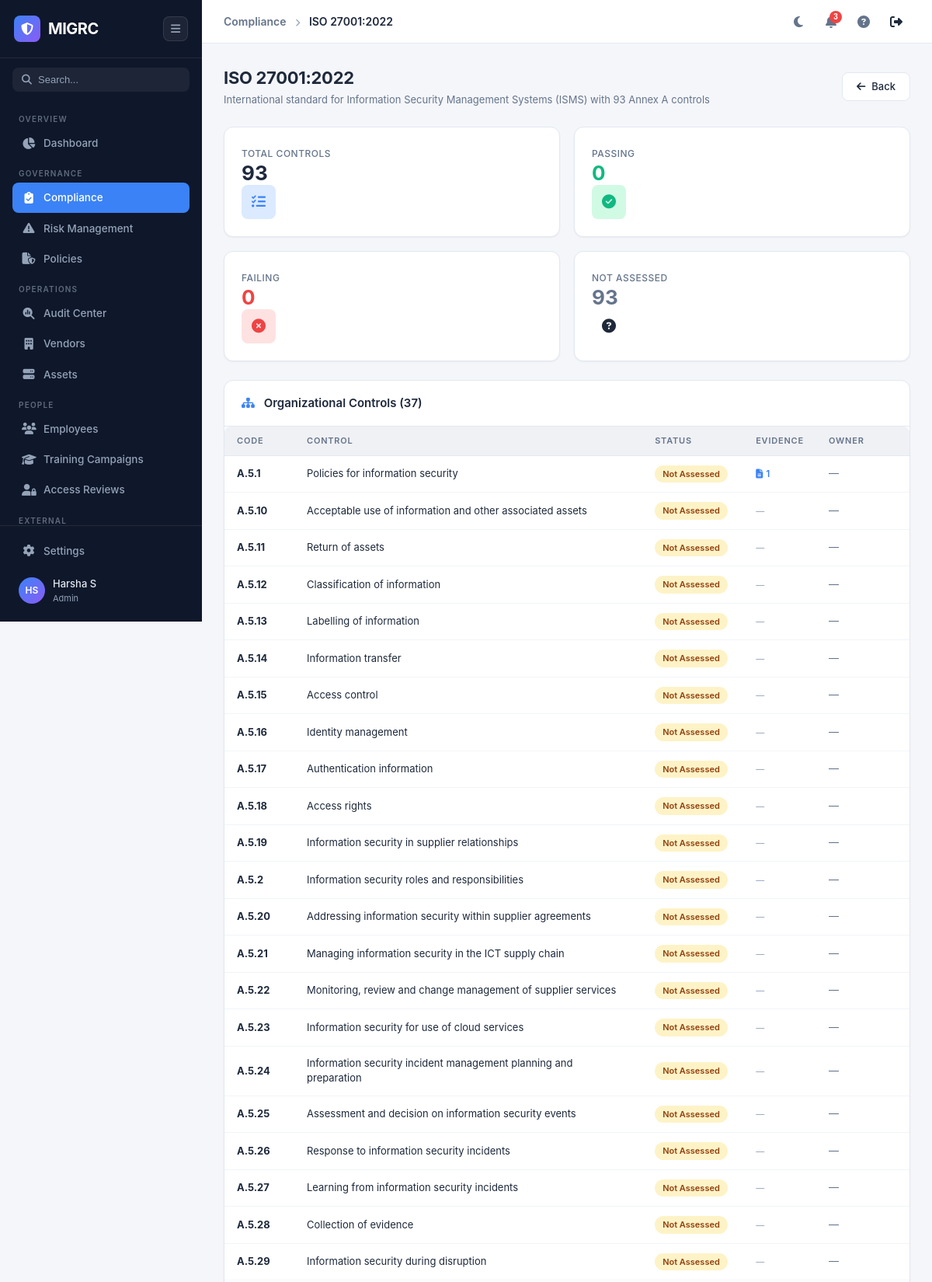
Screenshot of /compliance/1 (signed in, upper part) with the database file from the repository.
### app/models.py (models this page shows, shortened)
class User(UserMixin, db.Model):
    __tablename__ = 'users'
    id = db.Column(db.Integer, primary_key=True)
    email = db.Column(db.String(120), unique=True, nullable=False, index=True)
    password_hash = db.Column(db.String(256), nullable=False)
    name = db.Column(db.String(100), nullable=False)
    role = db.Column(db.String(30), nullable=False, default='Viewer')
    is_active_user = db.Column(db.Boolean, default=True)
    created_at = db.Column(db.DateTime, default=datetime.utcnow)
    last_login = db.Column(db.DateTime)
    @property
    def is_active(self):
        return self.is_active_user

class Framework(db.Model):
    __tablename__ = 'frameworks'
    id = db.Column(db.Integer, primary_key=True)
    name = db.Column(db.String(100), nullable=False)
    description = db.Column(db.Text)
    category = db.Column(db.String(50))
    icon = db.Column(db.String(50), default='globe')
    status = db.Column(db.String(30), default='In Progress')
    owner = db.Column(db.String(100))
    target_date = db.Column(db.Date)
    controls_detail = db.Column(db.String(200))
    created_at = db.Column(db.DateTime, default=datetime.utcnow)
    updated_at = db.Column(db.DateTime, default=datetime.utcnow, onupdate=datetime.utcnow)
    controls = db.relationship('Control', backref='framework', lazy='dynamic', cascade='all, delete-orphan')

class Control(db.Model):
    __tablename__ = 'controls'
    id = db.Column(db.Integer, primary_key=True)
    code = db.Column(db.String(20), nullable=False)
    title = db.Column(db.String(200), nullable=False)
    description = db.Column(db.Text)
    category = db.Column(db.String(100))
    framework_id = db.Column(db.Integer, db.ForeignKey('frameworks.id'), nullable=False)
    status = db.Column(db.String(30), default='Not Assessed')
    owner = db.Column(db.String(100))
    test_criteria = db.Column(db.Text)
    evidence_requirement = db.Column(db.Text)
    created_at = db.Column(db.DateTime, default=datetime.utcnow)
    updated_at = db.Column(db.DateTime, default=datetime.utcnow, onupdate=datetime.utcnow)
    evidence_mappings = db.relationship('EvidenceMapping', backref='control', lazy='dynamic', cascade='all, delete-orphan')

### app/routes/compliance.py (the view)
@compliance_bp.route('/compliance/<int:framework_id>')
@login_required
def framework_detail(framework_id):
    fw = Framework.query.get_or_404(framework_id)
    controls = Control.query.filter_by(framework_id=fw.id).order_by(Control.code).all()
    categories = {}
    for c in controls:
        cat = c.category or 'Uncategorized'
        if cat not in categories:
            categories[cat] = []
        categories[cat].append(c)
    evidence_counts = {}
    for c in controls:
        evidence_counts[c.id] = c.evidence_mappings.count()
    return render_template('compliance_detail.html', page='compliance',
        framework=fw, controls=controls, categories=categories,
        evidence_counts=evidence_counts)

### templates/compliance_detail.html (shortened to what this page needs)
{% extends "base.html" %}
{% block breadcrumb %}<a href="/compliance" style="color:var(--text-secondary);text-decoration:none;">Compliance</a> <i class="fas fa-chevron-right" style="font-size:10px;margin:0 8px;color:var(--text-muted);"></i> <span>{{ framework.name }}</span>{% endblock %}
{% block content %}
<div class="page-header">
    <div>
        <h1>{{ framework.name }}</h1>
        <p>{{ framework.description }}</p>
    </div>
    <div class="page-actions">
        <a href="/compliance" class="btn btn-secondary"><i class="fas fa-arrow-left"></i> Back</a>
    </div>
</div>
<div class="grid-4" style="margin-bottom:24px;">
    <div class="stat-card">
        <div class="stat-card-content">
            <div>
                <span class="stat-label">Total Controls</span>
                <div class="stat-value">{{ controls|length }}</div>
            </div>
            <div class="stat-icon blue"><i class="fas fa-list-check"></i></div>
        </div>
    </div>
    <div class="stat-card">
        <div class="stat-card-content">
            <div>
                <span class="stat-label">Passing</span>
                <div class="stat-value" style="color:var(--accent-success);">{{ controls|selectattr('status','equalto','Passing')|list|length }}</div>
            </div>
            <div class="stat-icon green"><i class="fas fa-check-circle"></i></div>
        </div>
    </div>
    <div class="stat-card">
        <div class="stat-card-content">
            <div>
                <span class="stat-label">Failing</span>
                <div class="stat-value" style="color:var(--accent-danger);">{{ controls|selectattr('status','equalto','Failing')|list|length }}</div>
            </div>
            <div class="stat-icon red"><i class="fas fa-times-circle"></i></div>
        </div>
    </div>
    <div class="stat-card">
        <div class="stat-card-content">
            <div>
                <span class="stat-label">Not Assessed</span>
                <div class="stat-value" style="color:var(--text-secondary);">{{ controls|selectattr('status','equalto','Not Assessed')|list|length }}</div>
            </div>
            <div class="stat-icon gray"><i class="fas fa-question-circle"></i></div>
        </div>
    </div>
</div>
{% for category, cat_controls in categories.items() %}
<div class="card" style="margin-bottom:20px;">
    <div class="card-header">
        <h3>
            {% if category == 'Organizational' %}<i class="fas fa-sitemap" style="margin-right:8px;color:var(--accent-primary);"></i>
            {% elif category == 'People' %}<i class="fas fa-users" style="margin-right:8px;color:var(--accent-warning);"></i>
            {% elif category == 'Physical' %}<i class="fas fa-building-shield" style="margin-right:8px;color:var(--accent-success);"></i>
            {% elif category == 'Technological' %}<i class="fas fa-microchip" style="margin-right:8px;color:var(--accent-danger);"></i>
            {% endif %}
            {{ category }} Controls ({{ cat_controls|length }})
        </h3>
    </div>
    <div class="card-body no-padding">
        <table>
            <thead>
                <tr>
                    <th style="width:90px;">Code</th>
                    <th>Control</th>
                    <th style="width:130px;">Status</th>
                    <th style="width:90px;">Evidence</th>
                    <th style="width:120px;">Owner</th>
                </tr>
            </thead>
            <tbody>
                {% for c in cat_controls %}
                <tr onclick="window.location='/compliance/{{ framework.id }}/control/{{ c.id }}'" style="cursor:pointer;" title="Click to view control details & upload evidence">
                    <td><strong>{{ c.code }}</strong></td>
                    <td>{{ c.title }}</td>
                    <td>
                        <span class="badge {% if c.status == 'Passing' %}badge-success{% elif c.status == 'Failing' %}badge-danger{% elif c.status == 'Not Applicable' %}badge-neutral{% else %}badge-warning{% endif %}">
                            {{ c.status }}
                        </span>
                    </td>
                    <td>
                        {% set count = evidence_counts.get(c.id, 0) %}
                        {% if count > 0 %}
                        <span style="display:inline-flex;align-items:center;gap:4px;font-size:12px;color:var(--accent-primary);font-weight:600;">
                            <i class="fas fa-file-lines"></i> {{ count }}
                        </span>
                        {% else %}
                        <span style="font-size:11px;color:var(--text-muted);">—</span>
                        {% endif %}
                    </td>
                    <td class="text-muted">{{ c.owner or '—' }}</td>
                </tr>
                {% endfor %}
            </tbody>
        </table>
    </div>
</div>
{% endfor %}
{% endblock %}

### templates/base.html (shortened to what this page needs)
<!DOCTYPE html>
<html lang="en" data-theme="light">
<head>
    <link rel="stylesheet" href="{{ url_for('static', filename='css/style.css') }}">
    <link rel="stylesheet" href="https://cdnjs.cloudflare.com/ajax/libs/font-awesome/6.5.1/css/all.min.css">
</head>
<body>
    <aside class="sidebar" id="sidebar">
        <div class="sidebar-header">
            <div class="logo">
                <div class="logo-icon"><i class="fas fa-shield-halved"></i></div>
                <span class="logo-text">MIGRC</span>
            </div>
            <button class="sidebar-toggle" id="sidebarToggle">
                <i class="fas fa-bars"></i>
            </button>
        </div>
        <div class="sidebar-search">
            <div class="search-box">
                <i class="fas fa-search"></i>
                <input type="text" placeholder="Search..." id="sidebarSearch">
            </div>
        </div>
        <nav class="sidebar-nav">
            <div class="nav-section">
                <span class="nav-section-title">Overview</span>
                <a href="/" class="nav-item {% if page == 'dashboard' %}active{% endif %}">
                    <i class="fas fa-chart-pie"></i>
                    <span>Dashboard</span>
                </a>
            </div>
            <div class="nav-section">
                <span class="nav-section-title">Governance</span>
                <a href="/compliance" class="nav-item {% if page == 'compliance' %}active{% endif %}">
                    <i class="fas fa-clipboard-check"></i>
                    <span>Compliance</span>
                </a>
                <a href="/risks" class="nav-item {% if page == 'risks' %}active{% endif %}">
                    <i class="fas fa-exclamation-triangle"></i>
                    <span>Risk Management</span>
                </a>
                <a href="/policies" class="nav-item {% if page == 'policies' %}active{% endif %}">
                    <i class="fas fa-file-shield"></i>
                    <span>Policies</span>
                </a>
            </div>
            <div class="nav-section">
                <span class="nav-section-title">Operations</span>
                <a href="/audits" class="nav-item {% if page == 'audits' %}active{% endif %}">
                    <i class="fas fa-magnifying-glass-chart"></i>
                    <span>Audit Center</span>
                </a>
                <a href="/vendors" class="nav-item {% if page == 'vendors' %}active{% endif %}">
                    <i class="fas fa-building"></i>
                    <span>Vendors</span>
                </a>
                <a href="/assets" class="nav-item {% if page == 'assets' %}active{% endif %}">
                    <i class="fas fa-server"></i>
                    <span>Assets</span>
                </a>
            </div>
            <div class="nav-section">
                <span class="nav-section-title">People</span>
                <a href="/people/employees" class="nav-item {% if page == 'employees' %}active{% endif %}">
                    <i class="fas fa-users"></i>
                    <span>Employees</span>
                </a>
                <a href="/people/training-campaigns" class="nav-item {% if page == 'training_campaigns' %}active{% endif %}">
                    <i class="fas fa-graduation-cap"></i>
                    <span>Training Campaigns</span>
                </a>
                <a href="/people/access-reviews" class="nav-item {% if page == 'access_reviews' %}active{% endif %}">
                    <i class="fas fa-user-lock"></i>
                    <span>Access Reviews</span>
                </a>
            </div>
            <div class="nav-section">
                <span class="nav-section-title">External</span>
            </div>
        </nav>
        <div class="sidebar-footer">
            <a href="/settings" class="nav-item {% if page == 'settings' %}active{% endif %}">
                <i class="fas fa-gear"></i>
                <span>Settings</span>
            </a>
            <div class="user-profile">
                <div class="avatar">{{ current_user.name.split()[0][0] }}{{ current_user.name.split()[-1][0] if ' ' in current_user.name else '' }}</div>
                <div class="user-info">
                    <span class="user-name">{{ current_user.name }}</span>
                    <span class="user-role">{{ current_user.role }}</span>
                </div>
            </div>
        </div>
    </aside>
    <main class="main-content" id="mainContent">
        <header class="topbar">
            <div class="topbar-left">
                <div class="breadcrumb">
                    {% block breadcrumb %}{% endblock %}
                </div>
            </div>
            <div class="topbar-right">
                <button class="topbar-btn" id="themeToggle" title="Toggle theme">
                    <i class="fas fa-moon"></i>
                </button>
                <button class="topbar-btn" title="Notifications">
                    <span class="notification-badge">3</span>
                </button>
                <button class="topbar-btn" title="Help">
                    <i class="fas fa-question-circle"></i>
                </button>
                <a href="/logout" class="topbar-btn" title="Logout" style="text-decoration:none;color:inherit;">
                    <i class="fas fa-right-from-bracket"></i>
                </a>
            </div>
        </header>
        <div class="page-content">
            {% block content %}{% endblock %}
        </div>
    </main>
</body>
</html>

### rows the page displays
User: name "H", name "S", name "Harsha S", role "Admin"
Framework: name "ISO 27001:2022", description "International standard for Information Security Management Systems (ISMS) with 93 Annex A controls"
Control: category "Organizational", cat_controls "37", code "A.5.1", title "Policies for information security", status "Not Assessed", count "1", owner "—"
Control: code "A.5.10", title "Acceptable use of information and other associated assets", status "Not Assessed", owner "—"
Control: code "A.5.11", title "Return of assets", status "Not Assessed", owner "—"
Control: code "A.5.12", title "Classification of information", status "Not Assessed", owner "—"
Control: code "A.5.13", title "Labelling of information", status "Not Assessed", owner "—"
Control: code "A.5.14", title "Information transfer", status "Not Assessed", owner "—"
Control: code "A.5.15", title "Access control", status "Not Assessed", owner "—"
Control: code "A.5.16", title "Identity management", status "Not Assessed", owner "—"
Control: code "A.5.17", title "Authentication information", status "Not Assessed", owner "—"
Control: code "A.5.18", title "Access rights", status "Not Assessed", owner "—"
Control: code "A.5.19", title "Information security in supplier relationships", status "Not Assessed", owner "—"
Control: code "A.5.2", title "Information security roles and responsibilities", status "Not Assessed", owner "—"
Control: code "A.5.20", title "Addressing information security within supplier agreements", status "Not Assessed", owner "—"
Control: code "A.5.21", title "Managing information security in the ICT supply chain", status "Not Assessed", owner "—"
Control: code "A.5.22", title "Monitoring, review and change management of supplier services", status "Not Assessed", owner "—"
Control: code "A.5.23", title "Information security for use of cloud services", status "Not Assessed", owner "—"
Control: code "A.5.24", title "Information security incident management planning and preparation", status "Not Assessed", owner "—"
Control: code "A.5.25", title "Assessment and decision on information security events", status "Not Assessed", owner "—"
Control: code "A.5.26", title "Response to information security incidents", status "Not Assessed", owner "—"
Control: code "A.5.27", title "Learning from information security incidents", status "Not Assessed", owner "—"
Control: code "A.5.28", title "Collection of evidence", status "Not Assessed", owner "—"
Control: code "A.5.29", title "Information security during disruption", status "Not Assessed", owner "—"

### other values shown
{{ controls|length }} "93"
{{ controls|selectattr('status','equalto','Passing')|list|length }} "0"
{{ controls|selectattr('status','equalto','Failing')|list|length }} "0"
{{ controls|selectattr('status','equalto','Not Assessed')|list|length }} "93"
